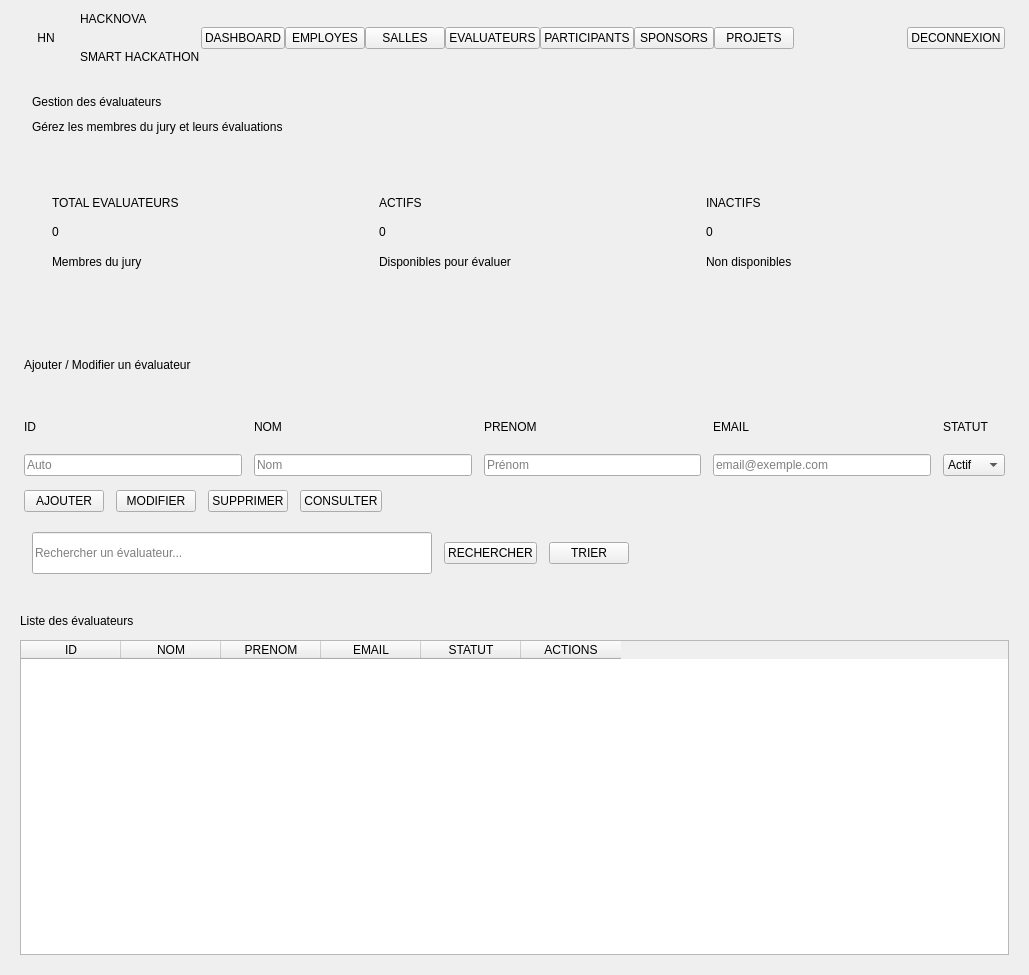
          <widget class="QWidget" name="scrollEvaluateursContent">
           <property name="geometry">
            <rect>
             <x>0</x>
             <y>0</y>
             <width>1029</width>
             <height>975</height>
            </rect>
           </property>
           <layout class="QVBoxLayout" name="evaluateursContentLayout">
            <property name="spacing">
             <number>0</number>
            </property>
            <property name="leftMargin">
             <number>0</number>
            </property>
            <property name="topMargin">
             <number>0</number>
            </property>
            <property name="rightMargin">
             <number>0</number>
            </property>
            <property name="bottomMargin">
             <number>0</number>
            </property>
            <item>
             <widget class="QFrame" name="frameNavbarEvaluateurs">
              <property name="minimumSize">
               <size>
                <width>0</width>
                <height>76</height>
               </size>
              </property>
              <property name="maximumSize">
               <size>
                <width>16777215</width>
                <height>76</height>
               </size>
              </property>
              <layout class="QHBoxLayout" name="navbarEvalLayout">
               <property name="spacing">
                <number>0</number>
               </property>
               <property name="leftMargin">
                <number>24</number>
               </property>
               <property name="topMargin">
                <number>0</number>
               </property>
               <property name="rightMargin">
                <number>24</number>
               </property>
               <property name="bottomMargin">
                <number>0</number>
               </property>
               <item>
                <widget class="QLabel" name="sbLogoEval">
                 <property name="minimumSize">
                  <size>
                   <width>44</width>
                   <height>44</height>
                  </size>
                 </property>
                 <property name="maximumSize">
                  <size>
                   <width>44</width>
                   <height>44</height>
                  </size>
                 </property>
                 <property name="text">
                  <string>HN</string>
                 </property>
                 <property name="alignment">
                  <set>Qt::AlignmentFlag::AlignCenter</set>
                 </property>
                </widget>
               </item>
               <item>
                <layout class="QVBoxLayout" name="brandEvalLayout">
                 <property name="spacing">
                  <number>0</number>
                 </property>
                 <property name="leftMargin">
                  <number>12</number>
                 </property>
                 <item>
                  <widget class="QLabel" name="sbBrandEval">
                   <property name="text">
                    <string>HACKNOVA</string>
                   </property>
                  </widget>
                 </item>
                 <item>
                  <widget class="QLabel" name="sbSubEval">
                   <property name="text">
                    <string>SMART HACKATHON</string>
                   </property>
                  </widget>
                 </item>
                </layout>
               </item>
               <item>
                <widget class="QFrame" name="sbSepEval">
                 <property name="minimumSize">
                  <size>
                   <width>1</width>
                   <height>40</height>
                  </size>
                 </property>
                 <property name="maximumSize">
                  <size>
                   <width>1</width>
                   <height>40</height>
                  </size>
                 </property>
                </widget>
               </item>
               <item>
                <widget class="QPushButton" name="navDashboardEvaluateurs">
                 <property name="cursor">
                  <cursorShape>PointingHandCursor</cursorShape>
                 </property>
                 <property name="text">
                  <string>DASHBOARD</string>
                 </property>
                </widget>
               </item>
               <item>
                <widget class="QPushButton" name="navEmployesEvaluateurs">
                 <property name="cursor">
                  <cursorShape>PointingHandCursor</cursorShape>
                 </property>
                 <property name="text">
                  <string>EMPLOYES</string>
                 </property>
                </widget>
               </item>
               <item>
                <widget class="QPushButton" name="navSallesEvaluateurs">
                 <property name="cursor">
                  <cursorShape>PointingHandCursor</cursorShape>
                 </property>
                 <property name="text">
                  <string>SALLES</string>
                 </property>
                </widget>
               </item>
               <item>
                <widget class="QPushButton" name="navEvaluateursEvaluateurs">
                 <property name="cursor">
                  <cursorShape>PointingHandCursor</cursorShape>
                 </property>
                 <property name="text">
                  <string>EVALUATEURS</string>
                 </property>
                </widget>
               </item>
               <item>
                <widget class="QPushButton" name="navParticipantsEvaluateurs">
                 <property name="cursor">
                  <cursorShape>PointingHandCursor</cursorShape>
                 </property>
                 <property name="text">
                  <string>PARTICIPANTS</string>
                 </property>
                </widget>
               </item>
               <item>
                <widget class="QPushButton" name="navSponsorsEvaluateurs">
                 <property name="cursor">
                  <cursorShape>PointingHandCursor</cursorShape>
                 </property>
                 <property name="text">
                  <string>SPONSORS</string>
                 </property>
                </widget>
               </item>
               <item>
                <widget class="QPushButton" name="navProjetsEvaluateurs">
                 <property name="cursor">
                  <cursorShape>PointingHandCursor</cursorShape>
                 </property>
                 <property name="text">
                  <string>PROJETS</string>
                 </property>
                </widget>
               </item>
               <item>
                <spacer name="navbarEvalSpacer">
                 <property name="orientation">
                  <enum>Qt::Orientation::Horizontal</enum>
                 </property>
                 <property name="sizeHint" stdset="0">
                  <size>
                   <width>40</width>
                   <height>20</height>
                  </size>
                 </property>
                </spacer>
               </item>
               <item>
                <widget class="QPushButton" name="navDeconnexionEvaluateurs">
                 <property name="cursor">
                  <cursorShape>PointingHandCursor</cursorShape>
                 </property>
                 <property name="text">
                  <string>DECONNEXION</string>
                 </property>
                </widget>
               </item>
              </layout>
             </widget>
            </item>
            <item>
             <widget class="QFrame" name="frameTopbarEvaluateurs">
              <property name="minimumSize">
               <size>
                <width>0</width>
                <height>76</height>
               </size>
              </property>
              <property name="maximumSize">
               <size>
                <width>16777215</width>
                <height>76</height>
               </size>
              </property>
              <layout class="QVBoxLayout" name="topbarEvalLayout">
               <property name="spacing">
                <number>2</number>
               </property>
               <property name="leftMargin">
                <number>32</number>
               </property>
               <property name="topMargin">
                <number>14</number>
               </property>
               <property name="rightMargin">
                <number>32</number>
               </property>
               <property name="bottomMargin">
                <number>14</number>
               </property>
               <item>
                <widget class="QLabel" name="topbarTitleEval">
                 <property name="text">
                  <string>Gestion des évaluateurs</string>
                 </property>
                </widget>
               </item>
               <item>
                <widget class="QLabel" name="topbarSubEval">
                 <property name="text">
                  <string>Gérez les membres du jury et leurs évaluations</string>
                 </property>
                </widget>
               </item>
              </layout>
             </widget>
            </item>
            <item>
             <layout class="QHBoxLayout" name="statsEvalLayout">
              <property name="spacing">
               <number>16</number>
              </property>
              <property name="leftMargin">
               <number>32</number>
              </property>
              <property name="topMargin">
               <number>20</number>
              </property>
              <property name="rightMargin">
               <number>32</number>
              </property>
              <property name="bottomMargin">
               <number>20</number>
              </property>
              <item>
               <widget class="QFrame" name="cardEvalStat1">
                <property name="minimumSize">
                 <size>
                  <width>0</width>
                  <height>120</height>
                 </size>
                </property>
                <layout class="QVBoxLayout" name="cardEvalStat1Layout">
                 <property name="spacing">
                  <number>4</number>
                 </property>
                 <property name="leftMargin">
                  <number>20</number>
                 </property>
                 <property name="topMargin">
                  <number>18</number>
                 </property>
                 <property name="rightMargin">
                  <number>20</number>
                 </property>
                 <property name="bottomMargin">
                  <number>18</number>
                 </property>
                 <item>
                  <widget class="QLabel" name="cardEvalTitle1">
                   <property name="text">
                    <string>TOTAL EVALUATEURS</string>
                   </property>
                  </widget>
                 </item>
                 <item>
                  <widget class="QLabel" name="cardEvalValue1">
                   <property name="text">
                    <string>0</string>
                   </property>
                  </widget>
                 </item>
                 <item>
                  <widget class="QLabel" name="cardEvalSub1">
                   <property name="text">
                    <string>Membres du jury</string>
                   </property>
                  </widget>
                 </item>
                </layout>
               </widget>
              </item>
              <item>
               <widget class="QFrame" name="cardEvalStat2">
                <property name="minimumSize">
                 <size>
                  <width>0</width>
                  <height>120</height>
                 </size>
                </property>
                <layout class="QVBoxLayout" name="cardEvalStat2Layout">
                 <property name="spacing">
                  <number>4</number>
                 </property>
                 <property name="leftMargin">
                  <number>20</number>
                 </property>
                 <property name="topMargin">
                  <number>18</number>
                 </property>
                 <property name="rightMargin">
                  <number>20</number>
                 </property>
                 <property name="bottomMargin">
                  <number>18</number>
                 </property>
                 <item>
                  <widget class="QLabel" name="cardEvalTitle2">
                   <property name="text">
                    <string>ACTIFS</string>
                   </property>
                  </widget>
                 </item>
                 <item>
                  <widget class="QLabel" name="cardEvalValue2">
                   <property name="text">
                    <string>0</string>
                   </property>
                  </widget>
                 </item>
                 <item>
                  <widget class="QLabel" name="cardEvalSub2">
                   <property name="text">
                    <string>Disponibles pour évaluer</string>
                   </property>
                  </widget>
                 </item>
                </layout>
               </widget>
              </item>
              <item>
               <widget class="QFrame" name="cardEvalStat3">
                <property name="minimumSize">
                 <size>
                  <width>0</width>
                  <height>120</height>
                 </size>
                </property>
                <layout class="QVBoxLayout" name="cardEvalStat3Layout">
                 <property name="spacing">
                  <number>4</number>
                 </property>
                 <property name="leftMargin">
                  <number>20</number>
                 </property>
                 <property name="topMargin">
                  <number>18</number>
                 </property>
                 <property name="rightMargin">
                  <number>20</number>
                 </property>
                 <property name="bottomMargin">
                  <number>18</number>
                 </property>
                 <item>
                  <widget class="QLabel" name="cardEvalTitle3">
                   <property name="text">
                    <string>INACTIFS</string>
                   </property>
                  </widget>
                 </item>
                 <item>
                  <widget class="QLabel" name="cardEvalValue3">
                   <property name="text">
                    <string>0</string>
                   </property>
                  </widget>
                 </item>
                 <item>
                  <widget class="QLabel" name="cardEvalSub3">
                   <property name="text">
                    <string>Non disponibles</string>
                   </property>
                  </widget>
                 </item>
                </layout>
               </widget>
              </item>
             </layout>
            </item>
            <item>
             <widget class="QFrame" name="cardFormEvaluateurs">
              <property name="minimumSize">
               <size>
                <width>0</width>
                <height>220</height>
               </size>
              </property>
              <layout class="QVBoxLayout" name="formEvalLayout">
               <property name="spacing">
                <number>14</number>
               </property>
               <property name="leftMargin">
                <number>24</number>
               </property>
               <property name="topMargin">
                <number>20</number>
               </property>
               <property name="rightMargin">
                <number>24</number>
               </property>
               <property name="bottomMargin">
                <number>20</number>
               </property>
               <item>
                <widget class="QLabel" name="formTitleEval">
                 <property name="text">
                  <string>Ajouter / Modifier un évaluateur</string>
                 </property>
                </widget>
               </item>
               <item>
                <layout class="QGridLayout" name="formEvalGrid">
                 <property name="spacing">
                  <number>12</number>
                 </property>
                 <item row="0" column="0">
                  <widget class="QLabel" name="lblEvalID">
                   <property name="text">
                    <string>ID</string>
                   </property>
                  </widget>
                 </item>
                 <item row="0" column="1">
                  <widget class="QLabel" name="lblEvalNom">
                   <property name="text">
                    <string>NOM</string>
                   </property>
                  </widget>
                 </item>
                 <item row="0" column="2">
                  <widget class="QLabel" name="lblEvalPrenom">
                   <property name="text">
                    <string>PRENOM</string>
                   </property>
                  </widget>
                 </item>
                 <item row="0" column="3">
                  <widget class="QLabel" name="lblEvalEmail">
                   <property name="text">
                    <string>EMAIL</string>
                   </property>
                  </widget>
                 </item>
                 <item row="0" column="4">
                  <widget class="QLabel" name="lblEvalStatut">
                   <property name="text">
                    <string>STATUT</string>
                   </property>
                  </widget>
                 </item>
                 <item row="1" column="0">
                  <widget class="QLineEdit" name="lineEditEvalID">
                   <property name="readOnly">
                    <bool>true</bool>
                   </property>
                   <property name="placeholderText">
                    <string>Auto</string>
                   </property>
                  </widget>
                 </item>
                 <item row="1" column="1">
                  <widget class="QLineEdit" name="lineEditEvalNom">
                   <property name="placeholderText">
                    <string>Nom</string>
                   </property>
                  </widget>
                 </item>
                 <item row="1" column="2">
                  <widget class="QLineEdit" name="lineEditEvalPrenom">
                   <property name="placeholderText">
                    <string>Prénom</string>
                   </property>
                  </widget>
                 </item>
                 <item row="1" column="3">
                  <widget class="QLineEdit" name="lineEditEvalEmail">
                   <property name="placeholderText">
                    <string>email@exemple.com</string>
                   </property>
                  </widget>
                 </item>
                 <item row="1" column="4">
                  <widget class="QComboBox" name="comboBoxEvalStatut">
                   <item>
                    <property name="text">
                     <string>Actif</string>
                    </property>
                   </item>
                   <item>
                    <property name="text">
                     <string>Inactif</string>
                    </property>
                   </item>
                  </widget>
                 </item>
                </layout>
               </item>
               <item>
                <layout class="QHBoxLayout" name="formEvalButtonsLayout">
                 <property name="spacing">
                  <number>12</number>
                 </property>
                 <item>
                  <widget class="QPushButton" name="btnEvalAjouter">
                   <property name="cursor">
                    <cursorShape>PointingHandCursor</cursorShape>
                   </property>
                   <property name="text">
                    <string>AJOUTER</string>
                   </property>
                  </widget>
                 </item>
                 <item>
                  <widget class="QPushButton" name="btnEvalModifier">
                   <property name="cursor">
                    <cursorShape>PointingHandCursor</cursorShape>
                   </property>
                   <property name="text">
                    <string>MODIFIER</string>
                   </property>
                  </widget>
                 </item>
                 <item>
                  <widget class="QPushButton" name="btnEvalSupprimer">
                   <property name="cursor">
                    <cursorShape>PointingHandCursor</cursorShape>
                   </property>
                   <property name="text">
                    <string>SUPPRIMER</string>
                   </property>
                  </widget>
                 </item>
                 <item>
                  <widget class="QPushButton" name="btnEvalConsulter">
                   <property name="cursor">
                    <cursorShape>PointingHandCursor</cursorShape>
                   </property>
                   <property name="text">
                    <string>CONSULTER</string>
                   </property>
                  </widget>
                 </item>
                 <item>
                  <spacer name="formEvalBtnSpacer">
                   <property name="orientation">
                    <enum>Qt::Orientation::Horizontal</enum>
                   </property>
                   <property name="sizeHint" stdset="0">
                    <size>
                     <width>40</width>
                     <height>20</height>
                    </size>
                   </property>
                  </spacer>
                 </item>
                </layout>
               </item>
              </layout>
             </widget>
            </item>
            <item>
             <layout class="QHBoxLayout" name="searchEvalLayout">
              <property name="spacing">
               <number>12</number>
              </property>
              <property name="leftMargin">
               <number>32</number>
              </property>
              <property name="topMargin">
               <number>0</number>
              </property>
              <property name="rightMargin">
               <number>32</number>
              </property>
              <property name="bottomMargin">
               <number>20</number>
              </property>
              <item>
               <widget class="QLineEdit" name="lineEditRechercheEval">
                <property name="minimumSize">
                 <size>
                  <width>400</width>
                  <height>42</height>
                 </size>
                </property>
                <property name="placeholderText">
                 <string>Rechercher un évaluateur...</string>
                </property>
               </widget>
              </item>
              <item>
               <widget class="QPushButton" name="btnEvalRechercher">
                <property name="cursor">
                 <cursorShape>PointingHandCursor</cursorShape>
                </property>
                <property name="text">
                 <string>RECHERCHER</string>
                </property>
               </widget>
              </item>
              <item>
               <widget class="QPushButton" name="btnEvalTrier">
                <property name="cursor">
                 <cursorShape>PointingHandCursor</cursorShape>
                </property>
                <property name="text">
                 <string>TRIER</string>
                </property>
               </widget>
              </item>
              <item>
               <spacer name="searchEvalSpacer">
                <property name="orientation">
                 <enum>Qt::Orientation::Horizontal</enum>
                </property>
                <property name="sizeHint" stdset="0">
                 <size>
                  <width>40</width>
                  <height>20</height>
                 </size>
                </property>
               </spacer>
              </item>
             </layout>
            </item>
            <item>
             <widget class="QFrame" name="cardTableEvaluateurs">
              <property name="minimumSize">
               <size>
                <width>0</width>
                <height>380</height>
               </size>
              </property>
              <layout class="QVBoxLayout" name="tableEvalLayout">
               <property name="spacing">
                <number>12</number>
               </property>
               <property name="leftMargin">
                <number>20</number>
               </property>
               <property name="topMargin">
                <number>20</number>
               </property>
               <property name="rightMargin">
                <number>20</number>
               </property>
               <property name="bottomMargin">
                <number>20</number>
               </property>
               <item>
                <widget class="QLabel" name="tableTitleEval">
                 <property name="text">
                  <string>Liste des évaluateurs</string>
                 </property>
                </widget>
               </item>
               <item>
                <widget class="QTableWidget" name="tableWidgetEvaluateurs">
                 <property name="alternatingRowColors">
                  <bool>true</bool>
                 </property>
                 <property name="selectionBehavior">
                  <enum>QAbstractItemView::SelectionBehavior::SelectRows</enum>
                 </property>
                 <column>
                  <property name="text">
                   <string>ID</string>
                  </property>
                 </column>
                 <column>
                  <property name="text">
                   <string>NOM</string>
                  </property>
                 </column>
                 <column>
                  <property name="text">
                   <string>PRENOM</string>
                  </property>
                 </column>
                 <column>
                  <property name="text">
                   <string>EMAIL</string>
                  </property>
                 </column>
                 <column>
                  <property name="text">
                   <string>STATUT</string>
                  </property>
                 </column>
                 <column>
                  <property name="text">
                   <string>ACTIONS</string>
                  </property>
                 </column>
                </widget>
               </item>
              </layout>
             </widget>
            </item>
           </layout>
          </widget>
